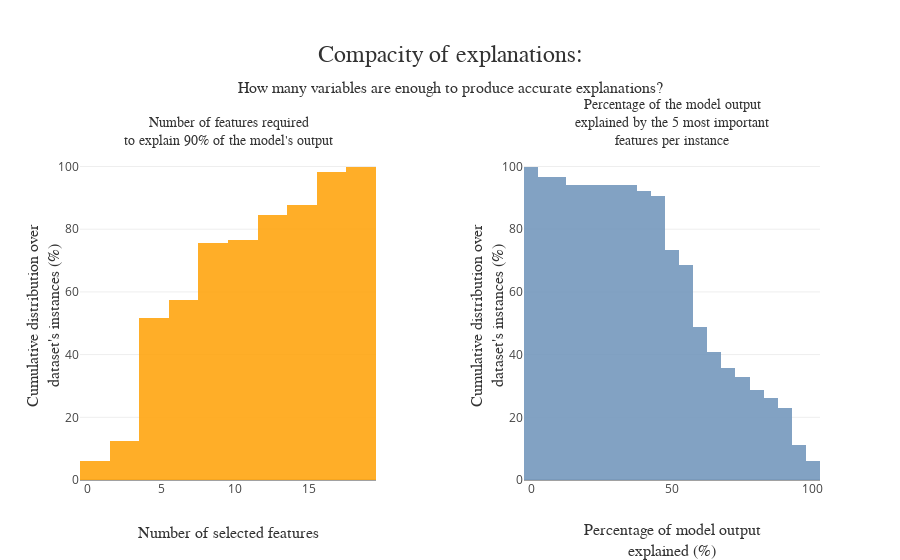

The cell this chart's notebook holds for it:
### Code cell
response_dict = {1: 'Web', 2: 'Not Web'}

features = list(full_dataset.columns)
features_dict = dict(zip(features, features))
xpl = SmartExplainer(
    model=model_poison, 
    #preprocessing=encoder, 
    features_dict=features_dict, # Optional parameters
    label_dict=response_dict    # Optional parameters, dicts specify labels 
)
xpl.compile(x=X_train_w_or_n) # X_train_w_or_n is the sample 
xpl.plot.compacity_plot()

### Figure 1 — Plotly figure (JSON) as saved in the notebook; plotly's stock layout.template omitted (floating-point values rounded to 4 significant figures; data arrays with more than 128 entries replaced by an {"elided": "..."} marker saying what was removed)
{"data": [{"cumulative": {"enabled": true}, "histnorm": "percent", "hovertemplate": "Top %{x:.0f} features explain at least 90%<br>of the model for %{y:.1f}% of the instances", "hovertext": "none", "marker": {"color": "rgba(255, 166, 17, 0.9)"}, "name": "", "type": "histogram", "x": {"elided": "267 int values"}, "xaxis": "x", "yaxis": "y"}, {"cumulative": {"direction": "decreasing", "enabled": true}, "histnorm": "percent", "hovertemplate": "Top 5 features explain at least %{x:.0f}%<br>of the model for %{y:.1f}% of the instances", "marker": {"color": "rgba(117, 152, 189, 0.9)"}, "name": "", "type": "histogram", "x": {"elided": "267 float values"}, "xaxis": "x2", "yaxis": "y2"}], "layout": {"annotations": [{"font": {"color": "rgb(50, 50, 50)", "family": "Arial", "size": 14}, "showarrow": false, "text": "Number of features required<br>to explain 90% of the model's output", "x": 0.2, "xanchor": "center", "xref": "paper", "y": 1, "yanchor": "bottom", "yref": "paper"}, {"font": {"color": "rgb(50, 50, 50)", "family": "Arial", "size": 14}, "showarrow": false, "text": "Percentage of the model output<br>explained by the 5 most important<br>features per instance", "x": 0.8, "xanchor": "center", "xref": "paper", "y": 1, "yanchor": "bottom", "yref": "paper"}], "hovermode": "closest", "margin": {"t": 150}, "showlegend": false, "title": {"font": {"color": "rgb(50, 50, 50)", "family": "Arial", "size": 24}, "pad": {"b": 50}, "text": "Compacity of explanations:<span style='font-size: 16px;'><br />How many variables are enough to produce accurate explanations?</span>", "x": 0.5, "xanchor": "center", "y": 0.8, "yanchor": "bottom"}, "xaxis": {"anchor": "y", "domain": [0, 0.4], "title": {"font": {"color": "rgb(50, 50, 50)", "family": "Arial Black", "size": 16}, "text": "Number of selected features"}}, "xaxis2": {"anchor": "y2", "domain": [0.6, 1], "title": {"font": {"color": "rgb(50, 50, 50)", "family": "Arial Black", "size": 16}, "text": "Percentage of model output<br>explained (%)"}}, "yaxis": {"anchor": "x", "domain": [0, 1], "title": {"font": {"color": "rgb(50, 50, 50)", "family": "Arial Black", "size": 16}, "text": "Cumulative distribution over<br>dataset's instances (%)"}}, "yaxis2": {"anchor": "x2", "domain": [0, 1], "title": {"font": {"color": "rgb(50, 50, 50)", "family": "Arial Black", "size": 16}, "text": "Cumulative distribution over<br>dataset's instances (%)"}}}}
